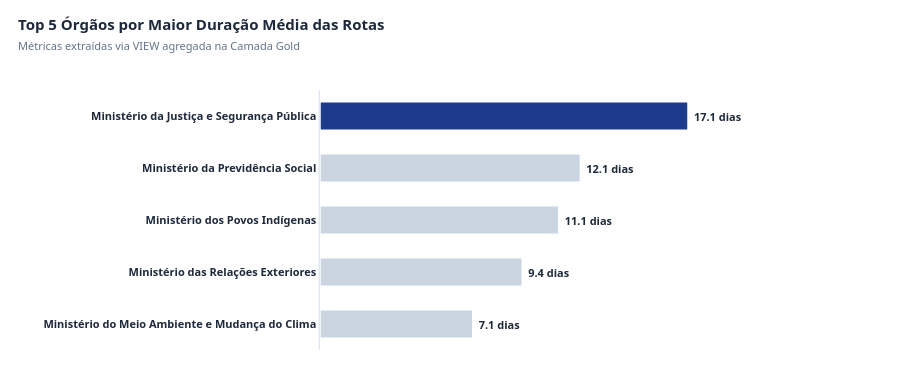

The notebook cell this image was saved under:
### Markdown cell above
---
### 🔎 6. Três Novas Perguntas de Negócio e Gráficos Diretos sobre a VIEW Gold

### Code cell
conexao = conectar()

# Configurações de estilo unificadas para reutilização nos hovers
HOVER_STYLE = dict(
    bgcolor="#1e293b",
    bordercolor="#e2e8f0",
    font=dict(color="#ffffff", size=12, family="Segoe UI, Arial"),
    align="left"
)

# =======================================================================
# QUESTÃO GOLD 1 (extra): Quais os 5 órgãos com maior duração média de viagens?
# =======================================================================
query_g1 = """
    SELECT nome_orgao_superior, duracao_media_dias, total_viagens
    FROM gold_resumo_orgaos_view
    ORDER BY duracao_media_dias DESC
    LIMIT 5;
"""
df_gold_p1 = pd.read_sql_query(query_g1, conexao)
df_gold_p1.index = df_gold_p1.index + 1
print("\n=== Tabela Gold 1: Maior Duração Média ===")
display(df_gold_p1)

# Inverte o dataframe para manter o maior valor no topo do gráfico horizontal
df_g1_grafico = df_gold_p1.sort_values(by='duracao_media_dias', ascending=True)
cores_g1 = ['#cbd5e1'] * (len(df_g1_grafico) - 1) + ['#1e3a8a']  # Destaque Azul Marinho no líder

fig_g1 = go.Figure()
fig_g1.add_trace(go.Bar(
    y=df_g1_grafico['nome_orgao_superior'],
    x=df_g1_grafico['duracao_media_dias'],
    orientation='h',
    marker=dict(color=cores_g1, line=dict(color='#ffffff', width=1.5)),
    text=[f" <b>{val:.1f} dias</b> " for val in df_g1_grafico['duracao_media_dias']],
    textposition='outside',
    textfont=dict(color='#1e293b', size=11, family="Segoe UI, Arial"),
    hovertemplate=(
        "<b>🏛️ Órão:</b> %{y}<br>"
        "<b>⏱️ Duração Média:</b> %{x:.1f} dias<br>"
        "<b>✈️ Total Viagens:</b> %{customdata:,}<extra></extra>"
    ),
    customdata=df_g1_grafico['total_viagens'],
    width=0.55
))

fig_g1.update_traces(hoverlabel=HOVER_STYLE)
fig_g1.update_layout(
    title=dict(
        text="<b>Top 5 Órgãos por Maior Duração Média das Rotas</b><br><span style='font-size: 11px; color: #64748b;'>Métricas extraídas via VIEW agregada na Camada Gold</span>",
        font=dict(size=15, color='#1e293b', family="Segoe UI, Arial"), x=0.02, y=0.92
    ),
    template="plotly_white", paper_bgcolor="#ffffff", plot_bgcolor="#ffffff", height=380,
    margin=dict(l=320, r=120, t=90, b=30), showlegend=False,
    xaxis=dict(visible=False, range=[0, df_g1_grafico['duracao_media_dias'].max() * 1.25]),
    yaxis=dict(showgrid=False, showline=True, linecolor="#e2e8f0", linewidth=1.5, tickfont=dict(size=11, color='#1e293b', family="Segoe UI, Arial", weight="bold"))
)
fig_g1.show()


# =======================================================================
# QUESTÃO GOLD 2 (extra): Quais órgãos possuem custo médio por viagem crítico (> R$ 4.000)?
# =======================================================================
query_g2 = """
    SELECT nome_orgao_superior, custo_medio, total_viagens
    FROM gold_resumo_orgaos_view
    WHERE custo_medio > 4000.00
    ORDER BY custo_medio DESC;
"""
df_gold_p2 = pd.read_sql_query(query_g2, conexao)
df_gold_p2.index = df_gold_p2.index + 1
print("\n=== Tabela Gold 2: Custo Médio Crítico (> R$ 4k) ===")
display(df_gold_p2)

df_g2_grafico = df_gold_p2.sort_values(by='custo_medio', ascending=True)
cores_g2 = ['#cbd5e1'] * (len(df_g2_grafico) - 1) + ['#b45309']  # Destaque Ouro Velho/Âmbar para custo crítico

fig_g2 = go.Figure()
fig_g2.add_trace(go.Bar(
    y=df_g2_grafico['nome_orgao_superior'],
    x=df_g2_grafico['custo_medio'],
    orientation='h',
    marker=dict(color=cores_g2, line=dict(color='#ffffff', width=1.5)),
    text=[f" <b>R$ {val:,.2f}</b> " for val in df_g2_grafico['custo_medio']],
    textposition='outside',
    textfont=dict(color='#b45309', size=11, family="Segoe UI, Arial"),
    hovertemplate=(
        "<b>🏛️ Órgão:</b> %{y}<br>"
        "<b>💵 Custo Médio por Rota:</b> R$ %{x:,.2f}<br>"
        "<b>✈️ Total Viagens:</b> %{customdata:,}<extra></extra>"
    ),
    customdata=df_g2_grafico['total_viagens'],
    width=0.55
))

fig_g2.update_traces(hoverlabel=HOVER_STYLE)
fig_g2.update_layout(
    title=dict(
        text="<b>Órgãos com Custo Médio por Viagem Superior a R$ 4.000,00</b><br><span style='font-size: 11px; color: #64748b;'>Indicador de criticidade financeira mapeado diretamente da Camada Gold</span>",
        font=dict(size=15, color='#1e293b', family="Segoe UI, Arial"), x=0.02, y=0.92
    ),
    template="plotly_white", paper_bgcolor="#ffffff", plot_bgcolor="#ffffff", height=380,
    margin=dict(l=320, r=120, t=90, b=30), showlegend=False,
    xaxis=dict(visible=False, range=[0, df_g2_grafico['custo_medio'].max() * 1.25]),
    yaxis=dict(showgrid=False, showline=True, linecolor="#e2e8f0", linewidth=1.5, tickfont=dict(size=11, color='#1e293b', family="Segoe UI, Arial", weight="bold"))
)
fig_g2.show()


# =======================================================================
# QUESTÃO GOLD 3 (extra): Qual a correlação volumétrica entre total de viagens e custo total?
# =======================================================================
query_g3 = """
    SELECT total_viagens, custo_total, nome_orgao_superior
    FROM gold_resumo_orgaos_view
    ORDER BY custo_total DESC;
"""
df_gold_p3 = pd.read_sql_query(query_g3, conexao)
df_gold_p3.index = df_gold_p3.index + 1
print("\n=== Tabela Gold 3: Dispersão Volumétrica vs Desembolso ===")
display(df_gold_p3.head(5))

fig_g3 = go.Figure()
fig_g3.add_trace(go.Scatter(
    x=df_gold_p3['total_viagens'],
    y=df_gold_p3['custo_total'],
    mode='markers',
    marker=dict(
        size=12,
        color='#0f766e',  # Paleta Teal Corporativo
        line=dict(color='#ffffff', width=1.5),
        opacity=0.85
    ),
    hovertemplate=(
        "<b>🏛️ Órgão Superior:</b> %{customdata}<br>"
        "<b>✈️ Volume de Viagens:</b> %{x:,}<br>"
        "<b>💵 Desembolso Total:</b> R$ %{y:,.2f}<extra></extra>"
    ),
    customdata=df_gold_p3['nome_orgao_superior']
))

fig_g3.update_traces(hoverlabel=HOVER_STYLE)
fig_g3.update_layout(
    title=dict(
        text="<b>Matriz de Dispersão Orçamentária: Volumetria vs Desembolso</b><br><span style='font-size: 11px; color: #64748b;'>Análise macro de correlação linear e detecção de clusters entre órgãos</span>",
        font=dict(size=15, color='#1e293b', family="Segoe UI, Arial"), x=0.02, y=0.92
    ),
    template="plotly_white", paper_bgcolor="#ffffff", plot_bgcolor="#ffffff", height=450,
    margin=dict(l=80, r=40, t=90, b=60), showlegend=False,
    xaxis=dict(
        title=dict(text="Volume Absoluto de Viagens", font=dict(size=11, color='#475569')),
        gridcolor="#f1f5f9", showgrid=True, showline=True, linecolor="#e2e8f0"
    ),
    yaxis=dict(
        title=dict(text="Custo Total Acumulado (R$)", font=dict(size=11, color='#475569')),
        gridcolor="#f1f5f9", showgrid=True, showline=True, linecolor="#e2e8f0"
    )
)
fig_g3.show()

# =======================================================================
# QUESTÃO GOLD 4 (extra): Qual ministério apresenta a maior complexidade transacional (maior média de lançamentos de pagamento gerados por viagem)??
# =======================================================================
query_complexidade = """
    SELECT 
        nome_orgao_superior,
        total_viagens,
        total_lancamentos_pagamento,
        ROUND((total_lancamentos_pagamento::numeric / total_viagens), 2) AS pagamentos_por_viagem
    FROM gold_resumo_orgaos_view
    WHERE total_viagens >= 100 
    ORDER BY pagamentos_por_viagem DESC
    LIMIT 5;
"""

df_complexidade = pd.read_sql_query(query_complexidade, conexao)
df_complexidade.index = df_complexidade.index + 1
print("\n=== Tabela Gold: Adensamento de Lançamentos Financeiros por Viagem ===")
display(df_complexidade)

# Ordenação para posicionar o maior índice no topo do gráfico horizontal
df_comp_grafico = df_complexidade.sort_values(by='pagamentos_por_viagem', ascending=True)
cores_g4 = ['#cbd5e1'] * (len(df_comp_grafico) - 1) + ['#1e3a8a']  

fig_g4 = go.Figure()
fig_g4.add_trace(go.Bar(
    y=df_comp_grafico['nome_orgao_superior'],
    x=df_comp_grafico['pagamentos_por_viagem'],
    orientation='h',
    marker=dict(color=cores_g4, line=dict(color='#ffffff', width=1.5)),
    text=[f" <b>{val:.2f} pag/vj</b> " for val in df_comp_grafico['pagamentos_por_viagem']],
    textposition='outside',
    textfont=dict(color='#1e293b', size=11, family="Segoe UI, Arial"),
    hovertemplate=(
        "<b>🏛️ Órgão:</b> %{y}<br>"
        "<b>💳 Média de Lançamentos:</b> %{x:.2f} eventos por viagem<br>"
        "<b>✈️ Total Viagens:</b> %{customdata[0]:,}<br>"
        "<b>💵 Total Lançamentos:</b> %{customdata[1]:,}<extra></extra>"
    ),
    customdata=list(zip(df_comp_grafico['total_viagens'], df_comp_grafico['total_lancamentos_pagamento'])),
    width=0.55
))

fig_g4.update_traces(hoverlabel=HOVER_STYLE)
fig_g4.update_layout(
    title=dict(
        text="<b>Top 5 Órgãos por Complexidade Transacional (Média de Pagamentos por Viagem)</b><br><span style='font-size: 11px; color: #64748b;'>Análise de desdobramentos de despesas (diárias, passagens, taxas) por missão iniciada</span>",
        font=dict(size=15, color='#1e293b', family="Segoe UI, Arial"), x=0.02, y=0.92
    ),
    template="plotly_white", paper_bgcolor="#ffffff", plot_bgcolor="#ffffff", height=380,
    margin=dict(l=320, r=120, t=90, b=30), showlegend=False,
    xaxis=dict(visible=False, range=[0, df_comp_grafico['pagamentos_por_viagem'].max() * 1.3]),
    yaxis=dict(showgrid=False, showline=True, linecolor="#e2e8f0", linewidth=1.5, tickfont=dict(size=11, color='#1e293b', family="Segoe UI, Arial", weight="bold"))
)
fig_g4.show()

# Encerramento seguro da sessão
conexao.close()

### Figure 1 — Plotly figure (JSON) as saved in the notebook; plotly's stock layout.template omitted (floating-point values rounded to 4 significant figures)
{"data": [{"customdata": [19413, 2014, 5101, 8190, 75742], "hoverlabel": {"align": "left", "bgcolor": "#1e293b", "bordercolor": "#e2e8f0", "font": {"color": "#ffffff", "family": "Segoe UI, Arial", "size": 12}}, "hovertemplate": "<b>🏛️ Órão:</b> %{y}<br><b>⏱️ Duração Média:</b> %{x:.1f} dias<br><b>✈️ Total Viagens:</b> %{customdata:,}<extra></extra>", "marker": {"color": ["#cbd5e1", "#cbd5e1", "#cbd5e1", "#cbd5e1", "#1e3a8a"], "line": {"color": "#ffffff", "width": 1.5}}, "orientation": "h", "text": [" <b>7.1 dias</b> ", " <b>9.4 dias</b> ", " <b>11.1 dias</b> ", " <b>12.1 dias</b> ", " <b>17.1 dias</b> "], "textfont": {"color": "#1e293b", "family": "Segoe UI, Arial", "size": 11}, "textposition": "outside", "type": "bar", "width": 0.55, "x": [7.1, 9.4, 11.1, 12.1, 17.1], "y": ["Ministério do Meio Ambiente e Mudança do Clima", "Ministério das Relações Exteriores", "Ministério dos Povos Indígenas", "Ministério da Previdência Social", "Ministério da Justiça e Segurança Pública"]}], "layout": {"height": 380, "margin": {"b": 30, "l": 320, "r": 120, "t": 90}, "paper_bgcolor": "#ffffff", "plot_bgcolor": "#ffffff", "showlegend": false, "title": {"font": {"color": "#1e293b", "family": "Segoe UI, Arial", "size": 15}, "text": "<b>Top 5 Órgãos por Maior Duração Média das Rotas</b><br><span style='font-size: 11px; color: #64748b;'>Métricas extraídas via VIEW agregada na Camada Gold</span>", "x": 0.02, "y": 0.92}, "xaxis": {"range": [0, 21.38], "visible": false}, "yaxis": {"linecolor": "#e2e8f0", "linewidth": 1.5, "showgrid": false, "showline": true, "tickfont": {"color": "#1e293b", "family": "Segoe UI, Arial", "size": 11, "weight": "bold"}}}}
